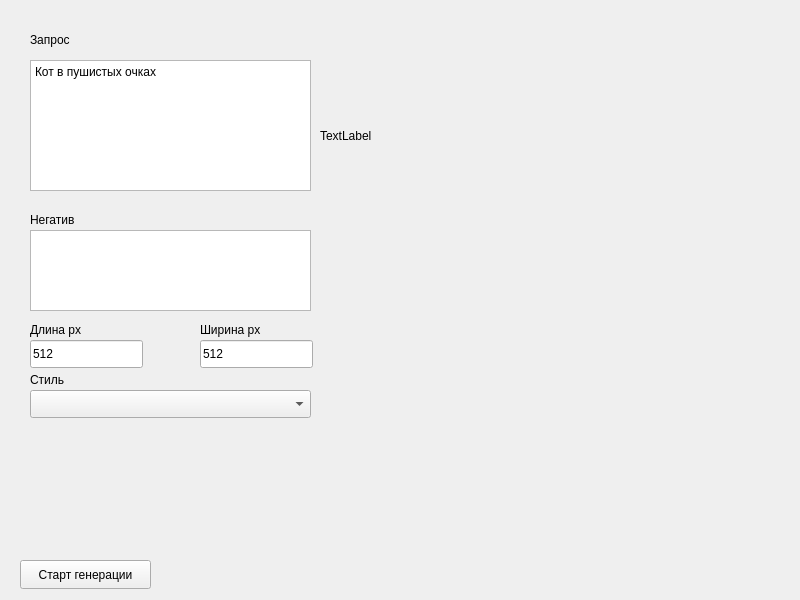
<?xml version="1.0" encoding="UTF-8"?>
<ui version="4.0">
 <class>Widget</class>
 <widget class="QWidget" name="Widget">
  <property name="geometry">
   <rect>
    <x>0</x>
    <y>0</y>
    <width>800</width>
    <height>600</height>
   </rect>
  </property>
  <property name="windowTitle">
   <string>Widget</string>
  </property>
  <widget class="QPushButton" name="pushButton">
   <property name="geometry">
    <rect>
     <x>20</x>
     <y>560</y>
     <width>131</width>
     <height>29</height>
    </rect>
   </property>
   <property name="text">
    <string>Старт генерации</string>
   </property>
  </widget>
  <widget class="QTextEdit" name="text_request">
   <property name="geometry">
    <rect>
     <x>30</x>
     <y>60</y>
     <width>281</width>
     <height>131</height>
    </rect>
   </property>
   <property name="html">
    <string>&lt;!DOCTYPE HTML PUBLIC &quot;-//W3C//DTD HTML 4.0//EN&quot; &quot;http://www.w3.org/TR/REC-html40/strict.dtd&quot;&gt;
&lt;html&gt;&lt;head&gt;&lt;meta name=&quot;qrichtext&quot; content=&quot;1&quot; /&gt;&lt;meta charset=&quot;utf-8&quot; /&gt;&lt;style type=&quot;text/css&quot;&gt;
p, li { white-space: pre-wrap; }
hr { height: 1px; border-width: 0; }
li.unchecked::marker { content: &quot;\2610&quot;; }
li.checked::marker { content: &quot;\2612&quot;; }
&lt;/style&gt;&lt;/head&gt;&lt;body style=&quot; font-family:'Segoe UI'; font-size:9pt; font-weight:400; font-style:normal;&quot;&gt;
&lt;p style=&quot; margin-top:0px; margin-bottom:0px; margin-left:0px; margin-right:0px; -qt-block-indent:0; text-indent:0px;&quot;&gt;Кот в пушистых очках&lt;/p&gt;&lt;/body&gt;&lt;/html&gt;</string>
   </property>
  </widget>
  <widget class="QLineEdit" name="line_height">
   <property name="geometry">
    <rect>
     <x>30</x>
     <y>340</y>
     <width>113</width>
     <height>28</height>
    </rect>
   </property>
   <property name="text">
    <string>512</string>
   </property>
  </widget>
  <widget class="QLineEdit" name="line_width">
   <property name="geometry">
    <rect>
     <x>200</x>
     <y>340</y>
     <width>113</width>
     <height>28</height>
    </rect>
   </property>
   <property name="text">
    <string>512</string>
   </property>
  </widget>
  <widget class="QTextEdit" name="negative_request">
   <property name="geometry">
    <rect>
     <x>30</x>
     <y>230</y>
     <width>281</width>
     <height>81</height>
    </rect>
   </property>
   <property name="html">
    <string>&lt;!DOCTYPE HTML PUBLIC &quot;-//W3C//DTD HTML 4.0//EN&quot; &quot;http://www.w3.org/TR/REC-html40/strict.dtd&quot;&gt;
&lt;html&gt;&lt;head&gt;&lt;meta name=&quot;qrichtext&quot; content=&quot;1&quot; /&gt;&lt;meta charset=&quot;utf-8&quot; /&gt;&lt;style type=&quot;text/css&quot;&gt;
p, li { white-space: pre-wrap; }
hr { height: 1px; border-width: 0; }
li.unchecked::marker { content: &quot;\2610&quot;; }
li.checked::marker { content: &quot;\2612&quot;; }
&lt;/style&gt;&lt;/head&gt;&lt;body style=&quot; font-family:'Segoe UI'; font-size:9pt; font-weight:400; font-style:normal;&quot;&gt;
&lt;p style=&quot;-qt-paragraph-type:empty; margin-top:0px; margin-bottom:0px; margin-left:0px; margin-right:0px; -qt-block-indent:0; text-indent:0px;&quot;&gt;&lt;br /&gt;&lt;/p&gt;&lt;/body&gt;&lt;/html&gt;</string>
   </property>
  </widget>
  <widget class="QLabel" name="label">
   <property name="geometry">
    <rect>
     <x>30</x>
     <y>30</y>
     <width>161</width>
     <height>20</height>
    </rect>
   </property>
   <property name="text">
    <string>Запрос </string>
   </property>
  </widget>
  <widget class="QLabel" name="label_2">
   <property name="geometry">
    <rect>
     <x>30</x>
     <y>210</y>
     <width>63</width>
     <height>20</height>
    </rect>
   </property>
   <property name="text">
    <string>Негатив</string>
   </property>
  </widget>
  <widget class="QLabel" name="label_3">
   <property name="geometry">
    <rect>
     <x>30</x>
     <y>320</y>
     <width>111</width>
     <height>20</height>
    </rect>
   </property>
   <property name="text">
    <string>Длина px</string>
   </property>
  </widget>
  <widget class="QLabel" name="label_4">
   <property name="geometry">
    <rect>
     <x>200</x>
     <y>320</y>
     <width>111</width>
     <height>20</height>
    </rect>
   </property>
   <property name="text">
    <string>Ширина px</string>
   </property>
  </widget>
  <widget class="QComboBox" name="comboBox">
   <property name="geometry">
    <rect>
     <x>30</x>
     <y>390</y>
     <width>281</width>
     <height>28</height>
    </rect>
   </property>
  </widget>
  <widget class="QLabel" name="label_5">
   <property name="geometry">
    <rect>
     <x>30</x>
     <y>370</y>
     <width>63</width>
     <height>20</height>
    </rect>
   </property>
   <property name="text">
    <string>Стиль</string>
   </property>
  </widget>
  <widget class="QLabel" name="for_picture">
   <property name="geometry">
    <rect>
     <x>320</x>
     <y>60</y>
     <width>231</width>
     <height>151</height>
    </rect>
   </property>
   <property name="text">
    <string>TextLabel</string>
   </property>
  </widget>
 </widget>
 <resources/>
 <connections/>
</ui>
